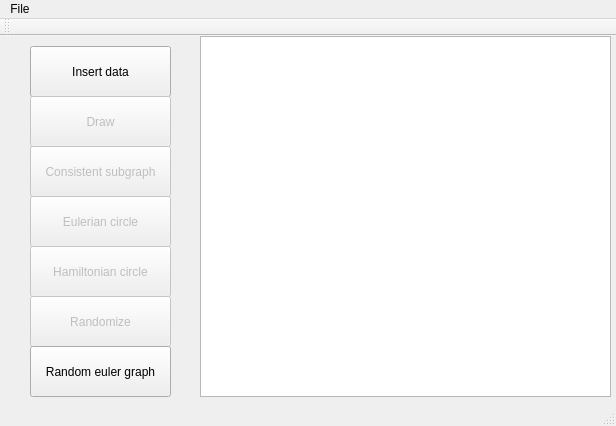
<?xml version="1.0" encoding="UTF-8"?>
<ui version="4.0">
 <class>GraphDraw2</class>
 <widget class="QMainWindow" name="GraphDraw2">
  <property name="enabled">
   <bool>true</bool>
  </property>
  <property name="geometry">
   <rect>
    <x>0</x>
    <y>0</y>
    <width>616</width>
    <height>426</height>
   </rect>
  </property>
  <property name="acceptDrops">
   <bool>false</bool>
  </property>
  <property name="windowTitle">
   <string>GraphDraw2</string>
  </property>
  <widget class="QWidget" name="centralWidget">
   <widget class="QGraphicsView" name="GVDraw">
    <property name="geometry">
     <rect>
      <x>200</x>
      <y>0</y>
      <width>411</width>
      <height>361</height>
     </rect>
    </property>
   </widget>
   <widget class="QPushButton" name="PBEulerian">
    <property name="enabled">
     <bool>false</bool>
    </property>
    <property name="geometry">
     <rect>
      <x>30</x>
      <y>160</y>
      <width>141</width>
      <height>51</height>
     </rect>
    </property>
    <property name="text">
     <string>Eulerian circle</string>
    </property>
   </widget>
   <widget class="QPushButton" name="PBHamiltonianC">
    <property name="enabled">
     <bool>false</bool>
    </property>
    <property name="geometry">
     <rect>
      <x>30</x>
      <y>210</y>
      <width>141</width>
      <height>51</height>
     </rect>
    </property>
    <property name="text">
     <string>Hamiltonian circle</string>
    </property>
   </widget>
   <widget class="QPushButton" name="PBRandomize">
    <property name="enabled">
     <bool>false</bool>
    </property>
    <property name="geometry">
     <rect>
      <x>30</x>
      <y>260</y>
      <width>141</width>
      <height>51</height>
     </rect>
    </property>
    <property name="text">
     <string>Randomize</string>
    </property>
   </widget>
   <widget class="QPushButton" name="PBInsertData">
    <property name="geometry">
     <rect>
      <x>30</x>
      <y>10</y>
      <width>141</width>
      <height>51</height>
     </rect>
    </property>
    <property name="text">
     <string>Insert data</string>
    </property>
   </widget>
   <widget class="QPushButton" name="PBDraw">
    <property name="enabled">
     <bool>false</bool>
    </property>
    <property name="geometry">
     <rect>
      <x>30</x>
      <y>60</y>
      <width>141</width>
      <height>51</height>
     </rect>
    </property>
    <property name="text">
     <string>Draw</string>
    </property>
   </widget>
   <widget class="QPushButton" name="PBConsistentSubG">
    <property name="enabled">
     <bool>false</bool>
    </property>
    <property name="geometry">
     <rect>
      <x>30</x>
      <y>110</y>
      <width>141</width>
      <height>51</height>
     </rect>
    </property>
    <property name="text">
     <string>Consistent subgraph</string>
    </property>
   </widget>
   <widget class="QPushButton" name="PBEuler">
    <property name="geometry">
     <rect>
      <x>30</x>
      <y>310</y>
      <width>141</width>
      <height>51</height>
     </rect>
    </property>
    <property name="text">
     <string>Random euler graph</string>
    </property>
   </widget>
  </widget>
  <widget class="QMenuBar" name="menuBar">
   <property name="geometry">
    <rect>
     <x>0</x>
     <y>0</y>
     <width>616</width>
     <height>21</height>
    </rect>
   </property>
   <widget class="QMenu" name="menuFile">
    <property name="title">
     <string>File</string>
    </property>
    <widget class="QMenu" name="menuGenerate_Graph">
     <property name="title">
      <string>Generate Graph</string>
     </property>
     <addaction name="separator"/>
     <addaction name="actionGenerate_Vert_Edge"/>
     <addaction name="actionFrom_vertices_probability"/>
     <addaction name="actionFrom_k_regularity"/>
    </widget>
    <addaction name="menuGenerate_Graph"/>
   </widget>
   <addaction name="menuFile"/>
  </widget>
  <widget class="QToolBar" name="mainToolBar">
   <attribute name="toolBarArea">
    <enum>TopToolBarArea</enum>
   </attribute>
   <attribute name="toolBarBreak">
    <bool>false</bool>
   </attribute>
  </widget>
  <widget class="QStatusBar" name="statusBar"/>
  <action name="actionImport_Graph">
   <property name="text">
    <string>Import Graph</string>
   </property>
  </action>
  <action name="actionSave_Graph">
   <property name="text">
    <string>Save Graph</string>
   </property>
  </action>
  <action name="actionGenerate_Vert_Edge">
   <property name="text">
    <string>from vertices/edges</string>
   </property>
  </action>
  <action name="actionFrom_vertices_probability">
   <property name="text">
    <string>from vertices/probability</string>
   </property>
  </action>
  <action name="actionFrom_k_regularity">
   <property name="text">
    <string>from k-regularity</string>
   </property>
  </action>
 </widget>
 <layoutdefault spacing="6" margin="11"/>
 <resources/>
 <connections/>
</ui>
